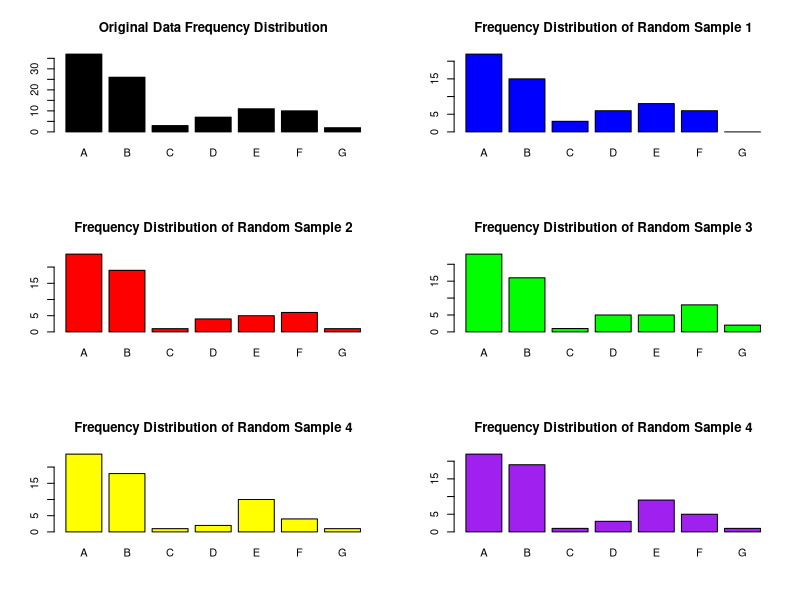
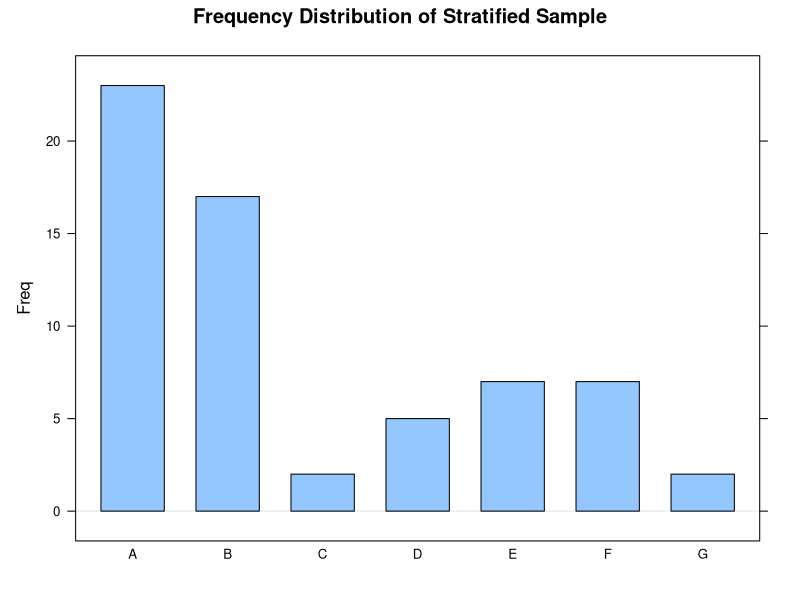

Source code (R) for these figures, in order:
## ---- chunk 1
knitr::opts_chunk$set(echo = TRUE)
## ---- chunk 2
library(caret)
data(oil)
## ---- chunk 3
set.seed(20) #Set seed for reproducible results
R1 <- sample(oilType, size = 60) #Random sample with size 60 #1
R2 <- sample(oilType, size = 60) # Random Sample #2
R3 <- sample(oilType, size = 60) # Random Sample #3
R4 <- sample(oilType, size = 60) # Random Sample #4
R5 <- sample(oilType, size = 60) # Random Sample #5
par(mfrow=c(3,2)) # Display all bar charts right next to each other for analysis 
org <- plot(oilType, main = 'Original Data Frequency Distribution', type = 'bar', col= 'black') #Bar chart to show frequency distribution of original
#Bar chart to show frequencies
plot(R1, main = 'Frequency Distribution of Random Sample 1', type = 'bar', col = 'blue') 
plot(R2, main = 'Frequency Distribution of Random Sample 2', type = 'bar', col = 'red')
plot(R3, main = 'Frequency Distribution of Random Sample 3',  type = 'bar', col = 'green')
plot(R4, main = 'Frequency Distribution of Random Sample 4', type = 'bar', col = 'yellow')
plot(R5, main = 'Frequency Distribution of Random Sample 4', type = 'bar', col = 'purple')
## ---- chunk 4
Strat = createDataPartition(oilType, p = 0.62) # Stratified Random Sample (.62 roughly equates to sample size of 60)
Strat_t = lapply(Strat, function(x, y) round(table(y[x])), y = oilType) #Incorporate Oil Types into bar chart
barchart(Strat_t[[1]],  main = 'Frequency Distribution of Stratified Sample', horizontal = FALSE)
## ---- chunk 5
Example <- binom.test(16,20) #Example Test
Accuracy_Percent <- c(.95,.85,.75, .95,.85,.75, .95,.85,.75, .95,.85,.75, .95,.85,.75) #Accuracy Percentages
Sample_Size <- c(20,20,20,17,17,17,15,15,15,10,10,10,5,5,5) #Sample Size
Accuracy <- round(Sample_Size*Accuracy_Percent) #Return integer for Binom.Test

#Create initial Data Frame to be combined later
BT1 <- binom.test(Accuracy[1], Sample_Size[1]) #First Binomial Test
p_val <- t(as.data.frame(BT1$p.value)) # Create p-value data frame
conf_int <- t(as.data.frame(round(BT1$conf.int,3))) # Create confidence int. data frame
estimate <- t(as.data.frame(round(BT1$estimate,2))) # Create estimate data frame

#Create Column Names
colnames(p_val) = c('P-value') 
colnames(conf_int) = c('Lower Bound', 'Upper Bound')
colnames(estimate) = c('Accuracy') 

#15 different Binomial test with various Sample Sizes and Accuracy (Manual Inspection)
BT2 <- binom.test(Accuracy[2], Sample_Size[2])
BT3 <- binom.test(Accuracy[3], Sample_Size[3])
BT4 <- binom.test(Accuracy[4], Sample_Size[4])
BT5 <- binom.test(Accuracy[5], Sample_Size[5])
BT6 <- binom.test(Accuracy[6], Sample_Size[6])
BT7 <- binom.test(Accuracy[7], Sample_Size[7])
BT8 <- binom.test(Accuracy[8], Sample_Size[8])
BT9 <- binom.test(Accuracy[9], Sample_Size[9])
BT10 <- binom.test(Accuracy[10], Sample_Size[10])
BT11 <- binom.test(Accuracy[11], Sample_Size[11])
BT12 <- binom.test(Accuracy[12], Sample_Size[12])
BT13 <- binom.test(Accuracy[13], Sample_Size[13])
BT14 <- binom.test(Accuracy[14], Sample_Size[14])
BT15 <- binom.test(Accuracy[15], Sample_Size[15])


# For Loop for an easier comparison (Want to create a table of values)
for (i in 2:15)
{
  Bt <- binom.test(Accuracy[i], Sample_Size[i]) #Binom Test
  p_val2 <- t(as.data.frame(Bt$p.value)) # Pull p-value from BinomTest
  conf_int2 <- t(as.data.frame(round(Bt$conf.int,3))) # Pull conf. int. from BinomTest
  estimate2 <- t(as.data.frame(round(Bt$estimate,2))) # Pull accuracy from BinomTest
  
  # Add on values into data frame
  p_val <- rbind(p_val, p_val2 ) 
  conf_int <- rbind(conf_int, conf_int2)
  estimate <- rbind(estimate, estimate2)
}

Size <- as.data.frame(Sample_Size) #Turn Sample Size into a data frame
colnames(Size) <- c('Sample Size')
Table <- cbind(Size, estimate, conf_int, p_val) #Bind Sample Size, Esimate, Confidence interval, and P val data frames together
rownames(Table) <- NULL #Remove the names of the rows

head(Table,9)
